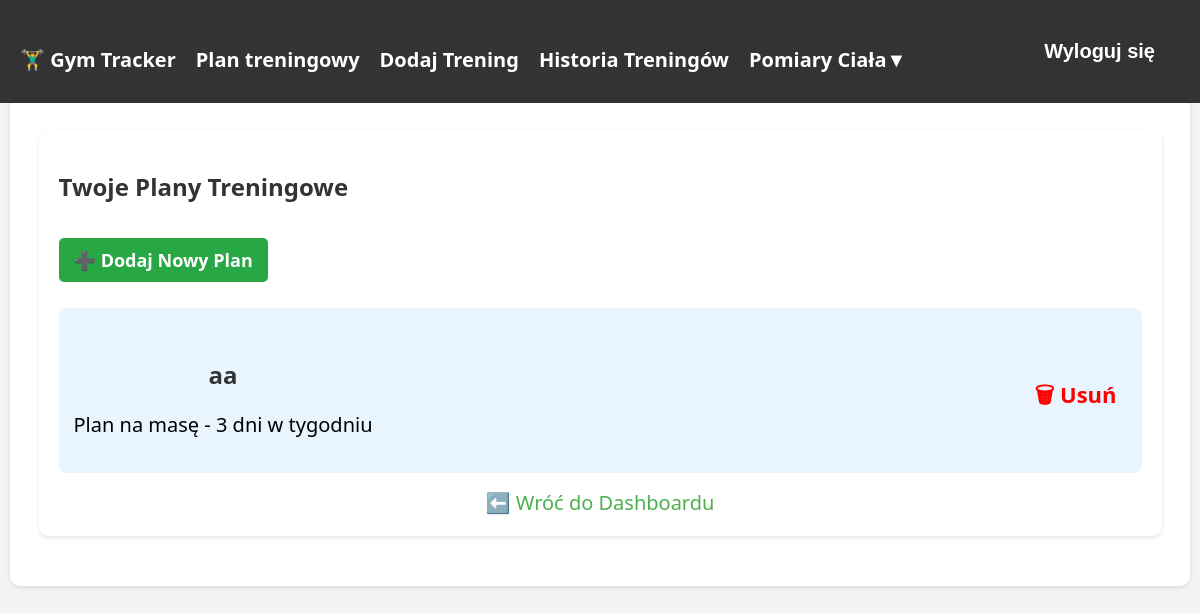
Before: /plany_treningowe/ (signed in) with the older database file.
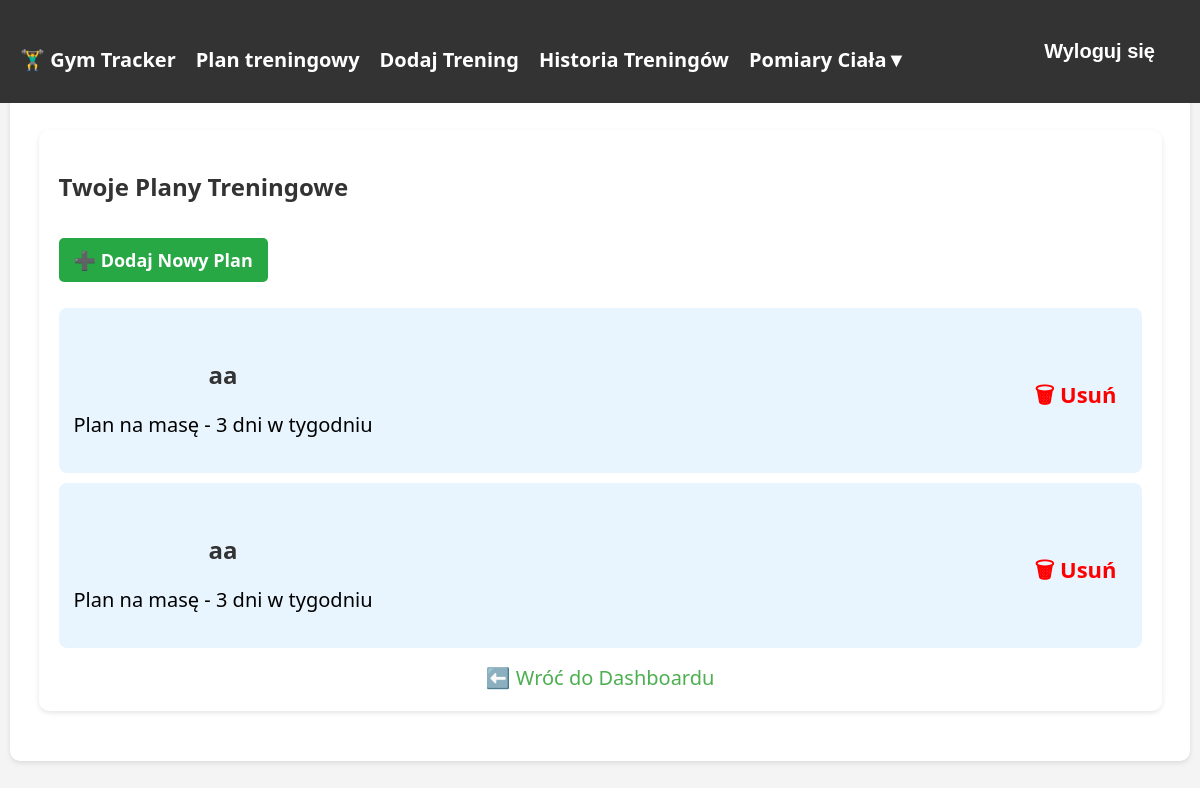
After: the same page with the newer database file.
### tracker/models.py (models this page shows, shortened)
class TrainingPlan(models.Model):
    PLAN_TYPE_CHOICES = [
        ('masa', 'Plan na masę'),
        ('redukcja', 'Plan na redukcję'),
        ('utrzymanie', 'Plan na utrzymanie'),
    ]
    user = models.ForeignKey(User, on_delete=models.CASCADE)
    name = models.CharField(max_length=100)
    plan_type = models.CharField(max_length=20, choices=PLAN_TYPE_CHOICES)
    days_per_week = models.IntegerField(
        validators=[MinValueValidator(1), MaxValueValidator(7)],
        verbose_name='Dni treningowe w tygodniu'
    )

### tracker/views.py (the view)
# urls.py: path('plany_treningowe/', training_plans, name='training_plans'),
@login_required
def training_plans(request):
    plans = TrainingPlan.objects.filter(user=request.user)
    return render(request, 'tracker/training_plans.html', {'plans': plans})

### tracker/templates/tracker/training_plans.html
{% extends "tracker/base.html" %}
{% block content %}
<div class="container mt-4">
    <h2>Twoje Plany Treningowe</h2>
    <a href="{% url 'create_training_plan' %}" class="btn-add">➕ Dodaj Nowy Plan</a>
    {% if plans %}
        <ul class="plan-list">
            {% for plan in plans %}
                <li class="card shadow-sm plan-item">
                    <a href="{% url 'edit_training_plan' plan.id %}" class="plan-link">
                        <div class="plan-info">
                            <h2><strong>{{ plan.name }}</strong></h2>
                            <p style="font-size: 20px;"> {{ plan.get_plan_type_display }} - {{ plan.days_per_week }} dni w tygodniu</p>
                        </div>
                    </a>
                    <div class="plan-actions" style="font-size: 22px;">
                        <a href="{% url 'delete_training_plan' plan.id %}" class="delete-btn">🗑 Usuń</a>
                    </div>
                </li>
            {% endfor %}
        </ul>
    {% else %}
        <p>Nie masz jeszcze żadnych planów. Dodaj swój pierwszy!</p>
    {% endif %}
    <a href="{% url 'dashboard' %}" class="btn-back">⬅️ Wróć do Dashboardu</a>
</div>
{% endblock %}

Changed rows visible on the page:
added TrainingPlan: name "aa", plan_type "Plan na masę", days_per_week "3"
